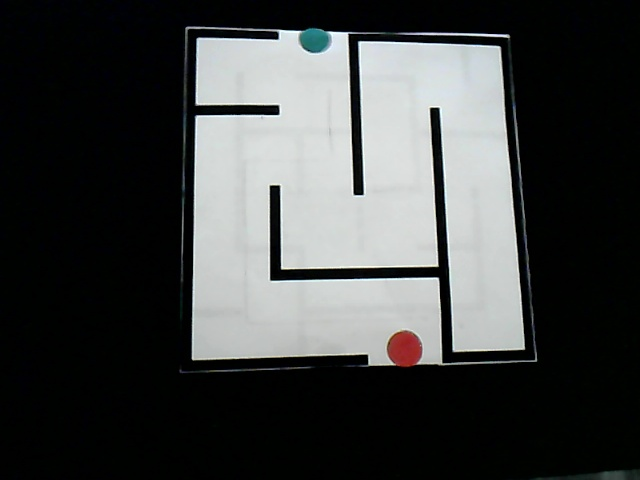
#> input picture debug/run_20251103_081324/00_captured_maze.jpg, 640 x 480 px
$ python -i vision.py   (imports and definitions only)
#> lines starting #> are read from the running program, lines starting #| are printed output that depends on the picture; after the words box and inside, x2 and y2 are one past the last pixel; in counts of white or black regions, pixels touching at a corner belong together
#!/usr/bin/env python3
"""
Low-level computer vision primitives for maze detection and warping.
"""

import time
import numpy as np
import cv2
from .config import OUT_SIZE, MARGIN_PX

def _order_quad_tl_tr_br_bl(pts: np.ndarray) -> np.ndarray:
    """Order a quadrilateral's points as top-left, top-right, bottom-right, bottom-left."""
    s = pts.sum(axis=1)
    diff = np.diff(pts, axis=1).ravel()
    tl = pts[np.argmin(s)]
    br = pts[np.argmax(s)]
    tr = pts[np.argmin(diff)]
    bl = pts[np.argmax(diff)]
    return np.array([tl, tr, br, bl], dtype=np.float32)

def _quad_score_rectangularity(quad: np.ndarray) -> float:
    """Score how rectangular a quad is using corner angle cosines."""
    def angle_cos(p0, p1, p2):
        v1 = p0 - p1
        v2 = p2 - p1
        denom = (np.linalg.norm(v1) * np.linalg.norm(v2) + 1e-9)
        return abs(np.dot(v1, v2) / denom)
    cos_sum = 0.0
    for i in range(4):
        cos_sum += angle_cos(quad[(i - 1) % 4], quad[i], quad[(i + 1) % 4])
    return 1.0 / (1.0 + cos_sum)

def detect_maze_quad(gray: np.ndarray):
    """Detect the maze board quadrilateral and return ordered corners and a quality score."""
    H, W = gray.shape[:2]
#> H = 480; W = 640
    g = cv2.GaussianBlur(gray, (5, 5), 0)
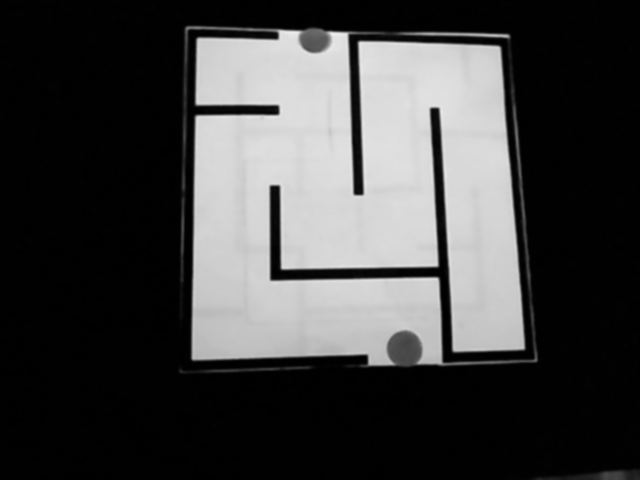
#> g: shape (480, 640); min 0, max 240, mean 65.9
    thr = cv2.adaptiveThreshold(g, 255, cv2.ADAPTIVE_THRESH_GAUSSIAN_C, cv2.THRESH_BINARY_INV, 35, 7)
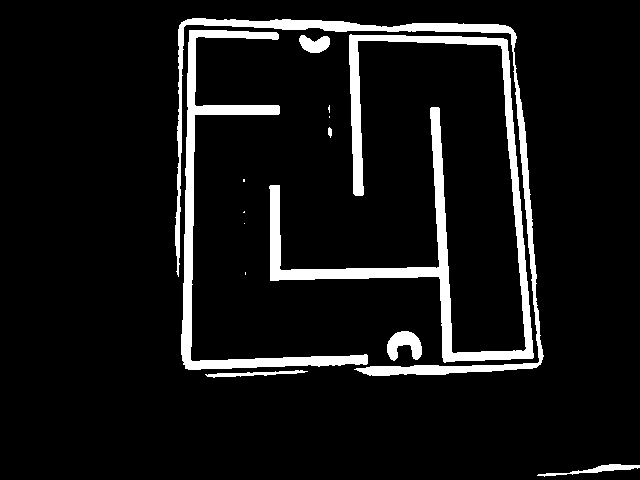
#> thr: shape (480, 640); 8.2% white; 14 white regions (6 under 20 px), largest, box (x1, y1, x2, y2) and area: (269, 34, 534, 363) 10693, (175, 18, 544, 376) 6571, (181, 30, 368, 370) 6027
    thr = cv2.medianBlur(thr, 3)
#> thr: shape (480, 640); 8.2% white; 11 white regions (2 under 20 px), largest, box (x1, y1, x2, y2) and area: (269, 34, 534, 363) 10698, (175, 18, 544, 376) 6559, (181, 30, 368, 370) 6027
    kernel = cv2.getStructuringElement(cv2.MORPH_RECT, (5, 5))
    thr = cv2.morphologyEx(thr, cv2.MORPH_CLOSE, kernel, iterations=2)
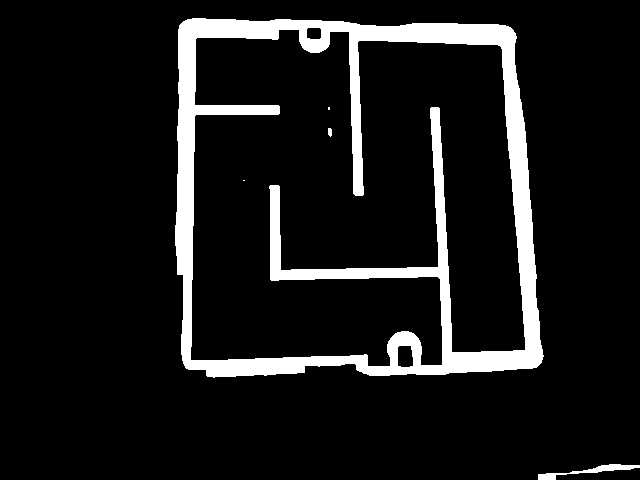
#> thr: shape (480, 640); 9.8% white; 5 white regions (2 under 20 px), largest, box (x1, y1, x2, y2) and area: (175, 18, 544, 378) 29560, (538, 464, 640, 480) 462, (328, 128, 332, 137) 31
    edges = cv2.Canny(thr, 60, 180)
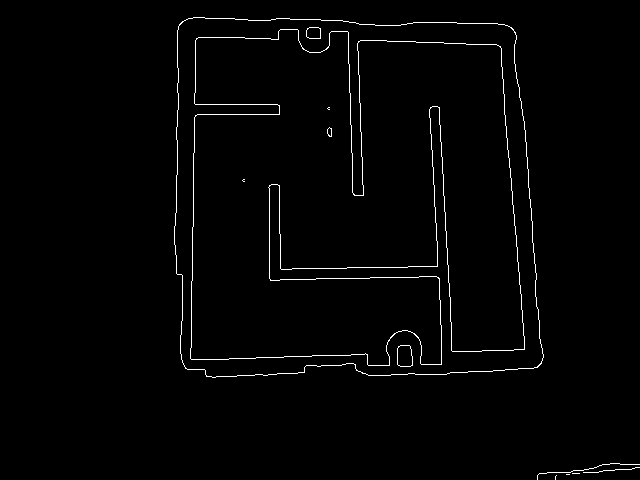
#> edges: shape (480, 640); 1.5% white in thin lines or dots, all inside (x1, y1, x2, y2) = (174, 17, 640, 480)
    cnts, _ = cv2.findContours(edges, cv2.RETR_EXTERNAL, cv2.CHAIN_APPROX_SIMPLE)
#> cnts = 6 contours, 5 with area under 20; largest, box (x1, y1, x2, y2) and area: (174, 17, 544, 378) 122779
    if not cnts:
        return None, 0.0
    best = (None, 0.0)
    img_area = float(H * W)
#> img_area = 307200
    for c in cnts:
        if cv2.contourArea(c) < 0.02 * img_area:
            continue
        eps = 0.02 * cv2.arcLength(c, True)
        approx = cv2.approxPolyDP(c, eps, True)
        if len(approx) != 4 or not cv2.isContourConvex(approx):
            continue
        quad = approx.reshape(-1, 2).astype(np.float32)
        rect_score = _quad_score_rectangularity(quad)
        area_score = min(1.0, cv2.contourArea(approx) / img_area / 0.6)
        x, y, w, h = cv2.boundingRect(approx)
        aspect = max(w, h) / max(1, min(w, h))
        asp_score = 1.0 if 0.7 <= aspect <= 1.4 else max(0.0, 1.4 / aspect - 0.5)
        score = 0.55 * rect_score + 0.35 * area_score + 0.10 * asp_score
        if score > best[1]:
            best = (quad, score)
#> this loop made 6 passes
#> c on passes 1 to 3: [[556, 475], [555, 476], [555, 479], [555, 476]], [[566, 474], [569, 474]], [[572, 473], [579, 473]]
    if best[0] is None or best[1] < 0.35:
        return None, 0.0
    return _order_quad_tl_tr_br_bl(best[0]), float(best[1])
#> in _order_quad_tl_tr_br_bl, `s = pts.sum(axis=1)`: s = [203, 553, 904, 538]
#> in _order_quad_tl_tr_br_bl, `diff = np.diff(pts, axis=1).ravel()`: diff = [-155, 183, -178, -484]
#> in _order_quad_tl_tr_br_bl, `tl = pts[np.argmin(s)]`: tl = [179, 24]
#> in _order_quad_tl_tr_br_bl, `br = pts[np.argmax(s)]`: br = [541, 363]
#> in _order_quad_tl_tr_br_bl, `tr = pts[np.argmin(diff)]`: tr = [511, 27]
#> in _order_quad_tl_tr_br_bl, `bl = pts[np.argmax(diff)]`: bl = [185, 368]

# [22 lines left out: function warp_square, not called in this run]

class StabilityLock:
    """
    Temporal lock that measures how long a detected quadrilateral remains within a pixel tolerance.

    The lock returns accumulated stable time when the quad remains within tolerance, and resets
    if drift exceeds tolerance or the quad disappears.
    """

    # [30 lines left out: functions __init__, update, reset, not called in this run]

>>> import cv2
>>> picture = cv2.imread('../../../../debug/run_20251103_081324/00_captured_maze.jpg', cv2.IMREAD_GRAYSCALE)
>>> result = detect_maze_quad(picture)
#> result = ([[179, 24], [511, 27], [541, 363], [185, 368]], 0.779)

$ run again, on debug/run_20251103_081324/02_dot_detection.jpg
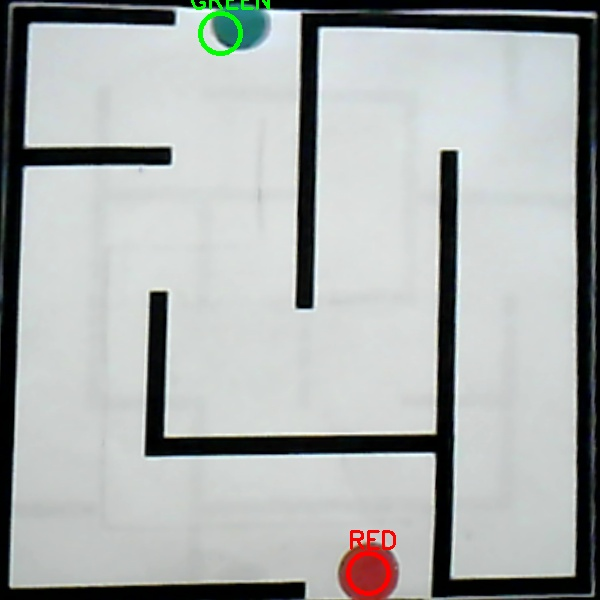
#> input picture debug/run_20251103_081324/02_dot_detection.jpg, 600 x 600 px
#> in detect_maze_quad, `thr = cv2.adaptiveThreshold(g, 255, cv2.ADAPTIVE_THRESH_GAUSSIAN_C, cv..`:
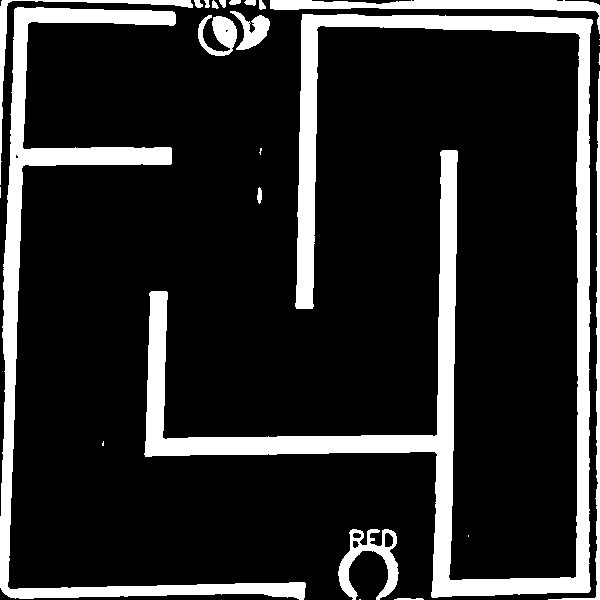
#> thr: shape (600, 600); 16.2% white; 25 white regions (8 under 20 px), largest, box (x1, y1, x2, y2) and area: (144, 14, 593, 598) 33204, (0, 7, 306, 600) 15393, (270, 0, 600, 34) 2875
#> in detect_maze_quad, `edges = cv2.Canny(thr, 60, 180)`:
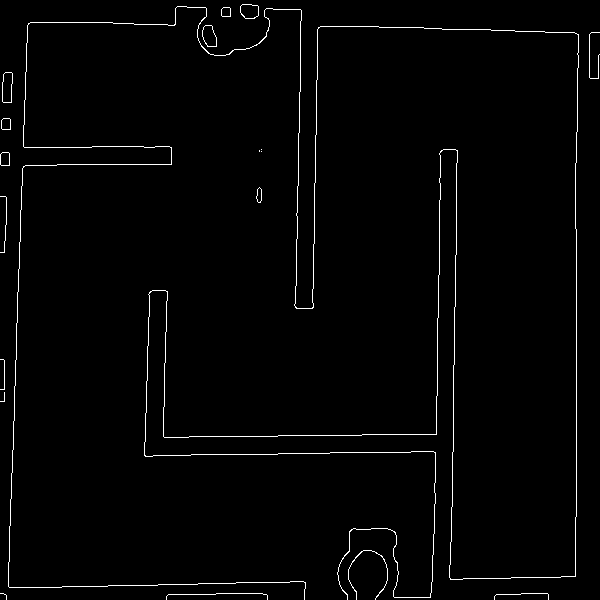
#> edges: shape (600, 600); 1.6% white in thin lines or dots
#> cnts = 19 contours, 10 with area under 20; largest, box (x1, y1, x2, y2) and area: (2, 72, 13, 103) 269, (202, 25, 217, 47) 230, (240, 4, 259, 19) 223, (0, 152, 10, 166) 114, (1, 118, 11, 130) 96
#> the loop in detect_maze_quad, `for c in cnts:` made 19 passes
#> c on passes 10 to 12: [[261, 151]], [[259, 150], [259, 151]], [[261, 149]]
